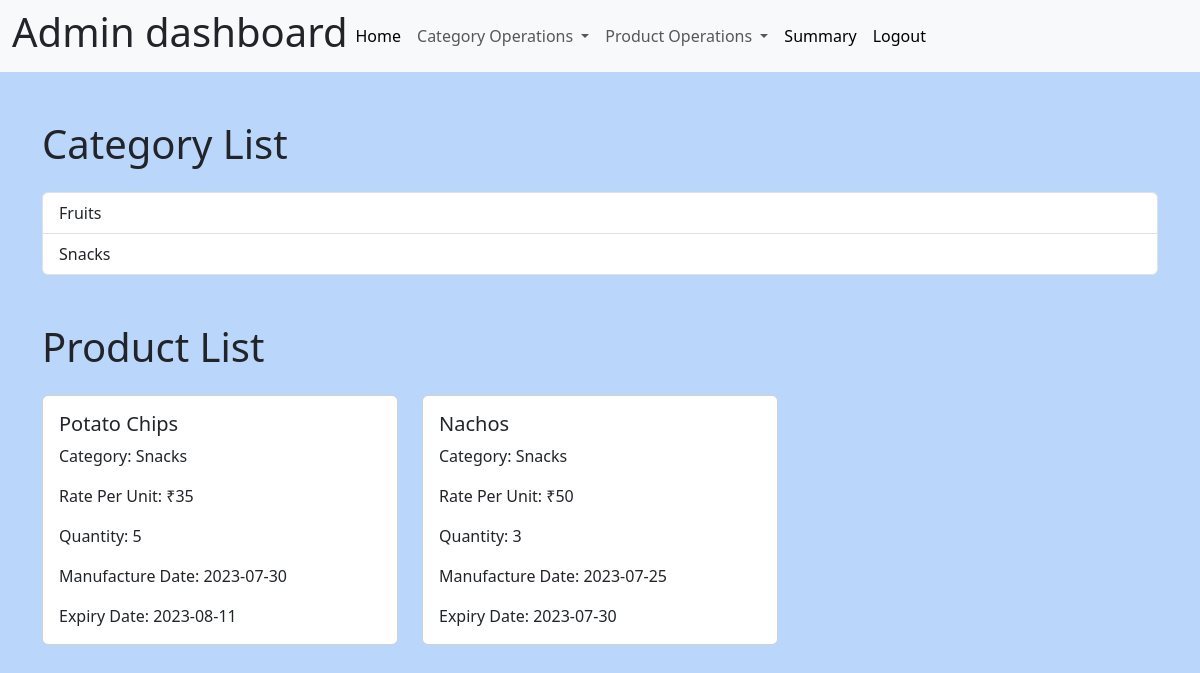
/admin_dashboard (signed in), run on the app's committed database.
### models.py (models this page shows, shortened)
class Category(Base):
    __tablename__ = 'categories'
    id = Column(Integer, primary_key=True)
    name = Column(String, unique=True)
    products = relationship("Product")

class Product(Base):
    __tablename__ = 'products'
    id = Column(Integer, primary_key=True,autoincrement=True)
    name = Column(String)
    manufacture_date = Column(String)
    expiry_date = Column(String)
    rate_per_unit = Column(String)
    category_id = Column(Integer, ForeignKey('categories.id'))
    quantity= Column(Integer)
    profile = relationship("Profile")

### app.py (the view)
@app.route('/admin_dashboard', methods=['GET',"POST"])
def admin_dashboard():
    category_items=fetch_category()
    product_items=fetch_all_products()
    if len(li)!=0:
        return render_template('admin_dashboard.html',category_items=category_items, product_items=product_items)
    else:
        return redirect(url_for('adminLogin'))

### models.py (called while the page is built)
def fetch_category():
    u1= session.query(Category).all()
    return u1

def fetch_all_products():
    u1 = session.query(Product).all()
    return u1

### templates/admin_dashboard.html (shortened to what this page needs)
<!DOCTYPE html>
<html lang="en">
<head>
    <link href="https://cdn.jsdelivr.net/npm/bootstrap@5.3.0/dist/css/bootstrap.min.css" rel="stylesheet">
</head>
<body>
<nav class="navbar navbar-expand-lg bg-body-tertiary">
  <div class="container-fluid">
    <center><h1>Admin dashboard</h1></center>
    <div class="collapse navbar-collapse" id="navbarNavDropdown">
      <ul class="navbar-nav">
        <li class="nav-item">
          <a class="nav-link active" aria-current="page" href="#">Home</a>
        </li>
        <li class="nav-item dropdown">
          <a class="nav-link dropdown-toggle" href="#" role="button" data-bs-toggle="dropdown" aria-expanded="false">
            Category Operations
          </a>
        </li>
          <li class="nav-item dropdown">
          <a class="nav-link dropdown-toggle" href="#" role="button" data-bs-toggle="dropdown" aria-expanded="false">
            Product Operations
          </a>
        </li>
      <li class="nav-item">
          <a class="nav-link active" aria-current="page" href="/summary">Summary</a>
        </li>
          <a class="nav-link active" aria-current="page" href="/logout">Logout</a>
      </ul>
    </div>
  </div>
</nav>
<div class="container mt-5">
        <h1 class="mb-4">Category List</h1>
        <ul class="list-group">
            {% for category in category_items %}
            <li class="list-group-item">{{ category.name }}</li>
            {% endfor %}
        </ul>
    </div>
<div class="container mt-5">
        <h1 class="mb-4">Product List</h1>
        <div class="row">
            {% for product in product_items %}
            <div class="col-md-4">
                <div class="card mb-4">
                    <div class="card-body">
                        <h5 class="card-title">{{ product.name }}</h5>
                        <p class="card-text">
                            Category: {% for category in category_items %}
                                {% if category.id == product.category_id %}
                                    {{ category.name }}
                                {% endif %}
                            {% endfor %}
                        </p>
                        <p class="card-text">Rate Per Unit: ₹{{ product.rate_per_unit }}</p>
                        <p class="card-text">Quantity: {{ product.quantity }}</p>
                        <p class="card-text">Manufacture Date: {{ product.manufacture_date }}</p>
                        <p class="card-text">Expiry Date: {{ product.expiry_date }}</p>
                    </div>
                </div>
            </div>
            {% endfor %}
        </div>
    </div>
    <br>
</body>
</html>

### templates/admin_dashboard.html (style rules this page uses)
body { background-color: rgb(187,214,251); }

### data on the page
Category: name "Fruits"
Category: name "Snacks"
Product: name "Potato Chips", rate_per_unit "35", quantity "5", manufacture_date "2023-07-30", expiry_date "2023-08-11"
Product: name "Nachos", rate_per_unit "50", quantity "3", manufacture_date "2023-07-25", expiry_date "2023-07-30"
